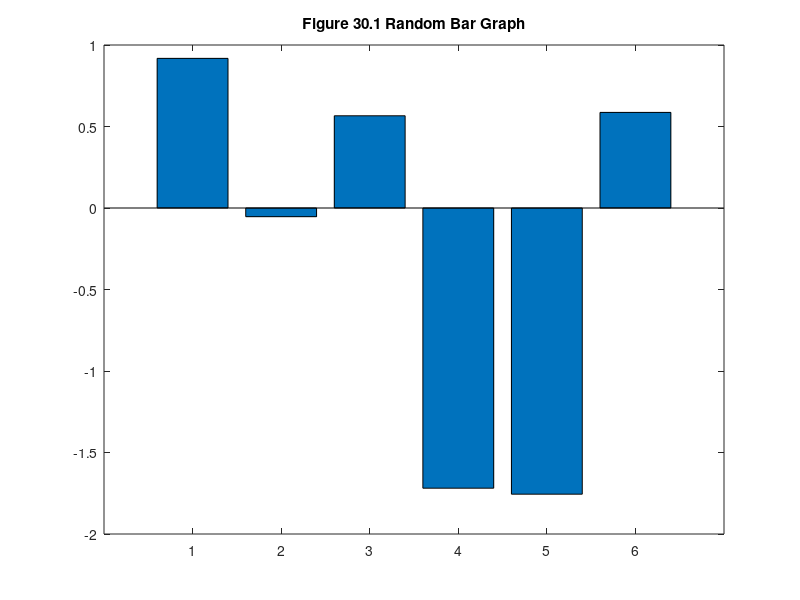

This chart was generated by the following MATLAB code:
% MATLAB File: BarGraph.m

hbs_mm = bar(randn(1,6));
title('Figure 30.1 Random Bar Graph')
get(hbs_mm,'type')

hx_hbs = get(hbs_mm,'children');
get(hx_hbs,'type')
